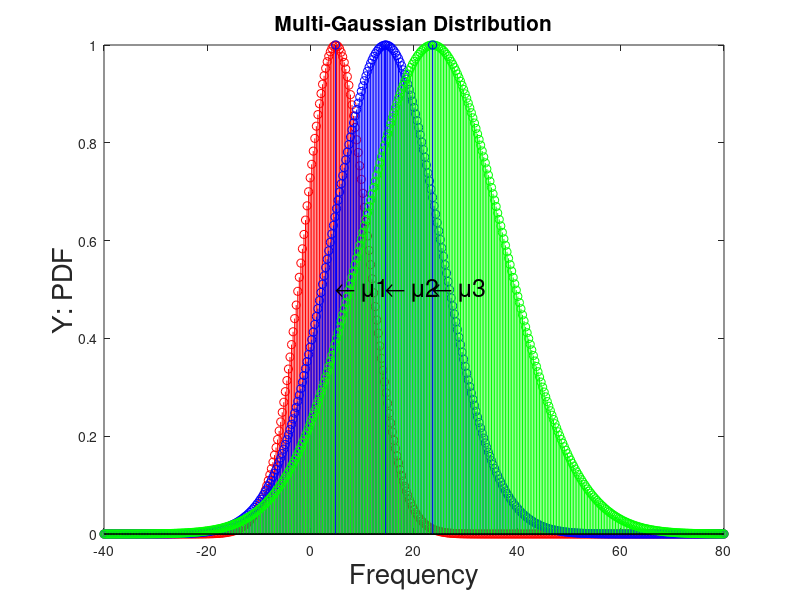

Here is the MATLAB script that generated this plot:
clc;
close;
a = [4,5,6,9,3,2]; % Ludo | 1=4, 2=5, 3=6, 4=9, 5=3, 6=2 
b = [12,17]; %Coin flip | Head = 12, Tail = 17
c = [19,20,25,20,19,27,32,26,25,23]; % Cricket | Run per over(10) 

m(1) = mean(a);
m(2) = mean(b);
m(3) = mean(c);

sd(1) = std(a);
sd(2) = std(b);
sd(3) = std(c);

%--------- Gaussian PDF
x = -40:0.3:80;
y = zeros(3,length(x));
for i = 1:3
    y(i,:) = exp(-(x-m(i)).^2/(2*sd(i)^2)./(sd(i)*sqrt(2*pi)));
end


stem(x, y(1,:),'r')
xlabel('Frequency', 'FontSize',20)
ylabel('Y: PDF', 'FontSize',20)
title('Multi-Gaussian Distribution', 'FontSize',15)

hold on
stem(x, y(2,:), 'b')
hold on
stem(x, y(3,:),'g')

hold on
stem( m, [1,1,1],'b')
txt = {'\leftarrow \mu1','\leftarrow \mu2','\leftarrow \mu3' };
text(m, [0.5,0.5,0.5] ,txt, 'FontSize',18)